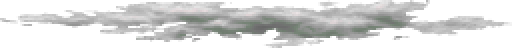
#> input picture godot/assets/textury/skybox/cloud_hi_1.png, 256 x 24 px, given in place of raw.png, which was not available (shown 2 times larger)
$ python night_sky.py
#> lines starting #> are read from the running program, lines starting #| are printed output that depends on the picture; pictures that were not available may be replaced by others from this repository, and a replacement may not be noted
"""The clear night's sky and the moon, from Grok's renders (agent B, 20. 10.).

    python tools/artgen/night_sky.py

  out/sky_night_stars/raw.png (16:9, a starry autumn night, the milky way across it)
      -> godot/assets/textury/skybox/skystars.png, an equirectangular panorama for the
         sky shader (weather_visuals.gd SKY_TEX_NIGHT_CLEAR_PATHS), 640 x 360 of the
         render's own pixels (Grok draws them 4 wide) each drawn 4 x 4 (2560 x 1440, hard
         edges through the shader's linear filter; about the size the other skies' pixels
         are on screen): the render is the upper half of the sky, once as it is and once
         mirrored beside it (so it meets itself at both seams and the milky way rises and
         falls round the sky as a great circle does); the stars are taken out, the sky
         behind brought to 40 colours, and the stars set back as one sharp pixel each (the
         brightest with a cross), the ones in the mirrored half moved along, not mirrored,
         so no star has a twin; below the horizon the horizon's navy, darkening.
  out/sky_dawn/raw.png (16:9, the sky before sunrise, the glow low along the horizon)
      -> godot/assets/textury/skybox/skydawn.png, the same way (no stars to reset: its
         few faint ones are left as they are), the glow strongest in the east where the
         sun comes up (-X, a quarter turn before the panorama's middle; SKY_COORDS u 0.75)
         and the west's horizon cooler and dimmer.
  out/sky_golden, sky_sunset, sky_bluehour/raw.png (the clear evening: gold an hour
      before the sun goes down, just after it, the blue hour)
      -> skybox/skygolden.png, skysunset.png, skybluehour.png, the same way with the glow
         in the west (+X, u 0.25), where the sun goes down.
  out/spr_clouds/raw.png (four ragged clouds in a row on magenta)
      -> skybox/cloud_0..3.png, 64 wide (weather_visuals.gd's drifting clouds): the
         magenta keyed out (process.py), each cut out, scaled by area (its colour weighed
         by how much of each cell is cloud, no pink fringe), the edge hard.
  out/spr_moon/raw.png (the full moon on magenta)
      -> godot/assets/textury/skybox/moon.png, 24 x 24 with alpha (the moon is some 20 of
         the screen's lines across at Build 240p: its pixels about the screen's).
"""
import os
import sys

import numpy as np
from PIL import Image

HERE = os.path.dirname(os.path.abspath(__file__))
OUT = os.path.join(HERE, "out")
SKY = os.path.join(HERE, "..", "..", "godot", "assets", "textury", "skybox")
PX = 4          # the render's pixel
UP = 4          # the panorama's pixel
STAR_KEEP = 0.4 # the share of the render's stars set back, the brightest


def native(a: np.ndarray) -> np.ndarray:
    """The render at its own pixel size: Grok draws pixels four of its pixels wide."""
    h, w = a.shape[0] // PX * PX, a.shape[1] // PX * PX
    return a[:h, :w].reshape(h // PX, PX, w // PX, PX, 3).astype(np.float32).mean(axis=(1, 3))


def box_blur(img: np.ndarray, k: int) -> np.ndarray:
#> called with k = 12
    pad = np.pad(img, ((k, k), (k, k)) + ((0, 0),) * (img.ndim - 2), mode="edge")
    cs = np.pad(pad.cumsum(0).cumsum(1), ((1, 0), (1, 0)) + ((0, 0),) * (img.ndim - 2))
    n = 2 * k + 1
    out = (cs[n:, n:] - cs[:-n, n:] - cs[n:, :-n] + cs[:-n, :-n]) / (n * n)
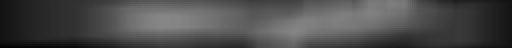
#> out: shape (24, 256) float32 (shown 2 times larger); min 3.46, max 134.8, mean 75.6
    return out[: img.shape[0], : img.shape[1]]


def stars_of(a: np.ndarray) -> list:
    """(x, y, colour, strength) of each star in the render: a bright pixel brighter than
    all round it, well over the sky behind it (the milky way's glow included)."""
    lum = a.astype(np.float32).mean(axis=2)
    bg = box_blur(lum, 12)
    out = []
    h, w = lum.shape
#> h = 24; w = 256
    ys, xs = np.nonzero(lum - bg > 34)
#> ys = 2602 values from 0 to 23; xs = 2602 values, max 255 at index 1718, min 0 at index 1162, mean 128.4
    for y, x in zip(ys, xs):
        if x < 2 or x >= w - 2 or y < 2 or y >= h - 2:
            continue
        v = lum[y, x]
        win = lum[y - 2: y + 3, x - 2: x + 3]
        if v < win.max():
            continue
        # A star's flat top of equal pixels: its first pixel only.
        if lum[y, x - 1] == v or lum[y - 1, x] == v or lum[y - 1, x - 1] == v or lum[y - 1, x + 1] == v:
            continue
        out.append((x, y, a[y, x].astype(np.float32), float(v - bg[y, x])))
#> this loop made 2602 passes
#> (y, x) on passes 1 to 3: (0, 163), (0, 164), (0, 189)
#> after the loop, out = 94 items, first 6: (111, 2, [223, 223, 223], 135.4), (159, 2, [223, 223, 223], 129.1), (188, 2, [228, 228, 228], 104.2), (59, 3, [217, 217, 217], 130.4), (62, 3, [225, 225, 225], 131.1), (76, 3, [219, 219, 219], 110.9)
    return out


def build_sky() -> None:
    raw = np.asarray(Image.open(os.path.join(OUT, "sky_night_stars", "raw.png")).convert("RGB"))
    found = stars_of(raw)
#> found has the same summary as out in stars_of
    # A cross on the brightest one in a hundred (the render's own few sparkles).
    big = float(np.percentile([st[3] for st in found], 99))
#> big = 195.5
    # Only the brighter ones go back (all of them were too many: the user 20. 10.); the
    # dimmer ones are taken out with the rest and not set back.
    keep = float(np.percentile([st[3] for st in found], 100.0 * (1.0 - STAR_KEEP)))
#> keep = 128.9
    stars = [st for st in found if st[3] >= keep]
#> stars = 38 items, first 6: (111, 2, [223, 223, 223], 135.4), (159, 2, [223, 223, 223], 129.1), (59, 3, [217, 217, 217], 130.4), (62, 3, [225, 225, 225], 131.1), (125, 3, [239, 239, 239], 161.1), (131, 3, [222, 222, 222], 143.8)
    print("stars found:", len(found), "kept", len(stars), "cross over", round(big))
#| stars found: 94 kept 38 cross over 195
    # The sky without its stars, at the render's own pixel size.
    clean = raw.astype(np.float32).copy()
    blur = box_blur(clean, 6)
#> call 2 of box_blur, with k = 6
#> in box_blur (call 2), `pad = np.pad(img, ((k, k), (k, k)) + ((0, 0),) * (img.ndim - 2), mode=..`:
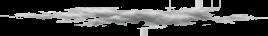
#> pad: shape (36, 268, 3) float32; mean R, G, B 61.4, 61.8, 61.4
#> in box_blur (call 2), `cs = np.pad(pad.cumsum(0).cumsum(1), ((1, 0), (1, 0)) + ((0, 0),) * (i..`:
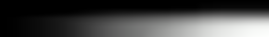
#> cs: shape (37, 269, 3) float32; mean R, G, B 157334.6, 157967, 157144.6; drawn with min black and max white
#> in box_blur (call 2), `out = (cs[n:, n:] - cs[:-n, n:] - cs[n:, :-n] + cs[:-n, :-n]) / (n * n)`:
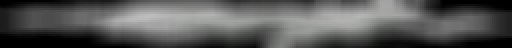
#> out: shape (24, 256, 3) float32 (shown 2 times larger); mean R, G, B 86.6, 87.2, 86.5
    for x, y, _c, _s in found:
        y0, y1, x0, x1 = max(y - 4, 0), min(y + 5, raw.shape[0]), max(x - 4, 0), min(x + 5, raw.shape[1])
        clean[y0:y1, x0:x1] = blur[y0:y1, x0:x1]
#> this loop made 94 passes
#> (x, y, _c, _s, y0, y1, x0, x1) on passes 1 to 12: (111, 2, [223, 223, 223], 135.4, 0, 7, 107, 116), (159, 2, [223, 223, 223], 129.1, 0, 7, 155, 164), (188, 2, [228, 228, 228], 104.2, 0, 7, 184, 193), (59, 3, [217, 217, 217], 130.4, 0, 8, 55, 64), (62, 3, [225, 225, 225], 131.1, 0, 8, 58, 67), (76, 3, [219, 219, 219], 110.9, 0, 8, 72, 81), (80, 3, [227, 227, 227], 118.4, 0, 8, 76, 85), (89, 3, [228, 228, 228], 123, 0, 8, 85, 94), (97, 3, [228, 228, 228], 123.2, 0, 8, 93, 102), (125, 3, [239, 239, 239], 161.1, 0, 8, 121, 130), (131, 3, [222, 222, 222], 143.8, 0, 8, 127, 136), (136, 3, [213, 213, 213], 133.6, 0, 8, 132, 141)
    sky = native(clean)                              # 320 x 180: the upper half of the sky
    nh, nw = sky.shape[:2]
#> nh = 6; nw = 64
    pano = np.zeros((nh * 2, nw * 2, 3), np.float32)
    pano[:nh, :nw] = sky
    pano[:nh, nw:] = sky[:, ::-1]
    # Below the horizon: the horizon's navy (its last rows, smoothed along), darkening.
    horizon = box_blur(pano[nh - 6: nh].mean(axis=0, keepdims=True).repeat(9, 0), 4)[4]
    for y in range(nh, nh * 2):
        pano[y] = horizon * (1.0 - 0.45 * (y - nh) / nh)
    # A limited palette for the sky behind (it is all dark blues).
    pal = Image.fromarray(pano.clip(0, 255).astype(np.uint8)).quantize(colors=40, method=Image.MEDIANCUT, dither=Image.NONE)
    pano = np.asarray(pal.convert("RGB")).astype(np.float32)
    # The stars, one pixel each at their own brightness; the second half's moved half a
    # render along, not mirrored (a star mirrored beside itself makes twins).
    for half in (0, 1):
        for x, y, col, strength in stars:
            nx = (x // PX if half == 0 else ((x // PX) + nw // 2) % nw) + half * nw
            ny = y // PX
            if ny >= nh:
                continue
            c = np.minimum(col, 255)
            pano[ny, nx] = np.maximum(pano[ny, nx], c)
            # The brightest few: a cross of four dimmer pixels round them.
            if strength >= big:
                for dx, dy in ((1, 0), (-1, 0), (0, 1), (0, -1)):
                    jx, jy = (nx + dx) % (nw * 2), ny + dy
                    if 0 <= jy < nh:
                        pano[jy, jx] = np.maximum(pano[jy, jx], c * 0.45)
    img = Image.fromarray(pano.clip(0, 255).astype(np.uint8))
    # Each pixel UP x UP: hard edges through the sky shader's linear filter.
    img = img.resize((nw * 2 * UP, nh * 2 * UP), Image.NEAREST)
    dst = os.path.join(SKY, "skystars.png")
    img.save(dst, optimize=True)
    print("->", dst, img.size, os.path.getsize(dst) // 1024, "KB")
#| -> tools/artgen/../../godot/assets/textury/skybox/skystars.png (512, 48) 2 KB


def build_dawn() -> None:
    build_glow_sky("sky_dawn", "skydawn.png", 0.75)


# The evening skies: the glow in the west, where the sun goes down (+X, u 0.25).
EVENING = {"golden": ("sky_golden", "skygolden.png"), "sunset": ("sky_sunset", "skysunset.png"),
           "bluehour": ("sky_bluehour", "skybluehour.png")}


def build_glow_sky(art_id: str, name: str, glow_u: float) -> None:
    """A sky with a glow on one side: the render once as it is and once mirrored, the side
    away from the glow greyed and dimmed toward the horizon."""
#> called with art_id = 'sky_dawn', name = 'skydawn.png', glow_u = 0.75
    raw = np.asarray(Image.open(os.path.join(OUT, art_id, "raw.png")).convert("RGB")).astype(np.float32)
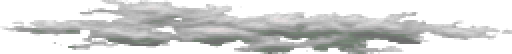
#> input picture godot/assets/textury/skybox/cloud_hi_3.png, 256 x 27 px, given in place of raw.png, which was not available (shown 2 times larger)
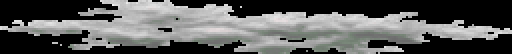
#> raw: shape (27, 256, 3) float32 (shown 2 times larger); mean R, G, B 90.1, 90.9, 90.1
    sky = native(raw)                                # 320 x 180: the upper half
    nh, nw = sky.shape[:2]
#> nh = 6; nw = 64
    pano = np.zeros((nh * 2, nw * 2, 3), np.float32)
    pano[:nh, :nw] = sky
    pano[:nh, nw:] = sky[:, ::-1]
    # East glows, west is the cold side: the same sky greyed and dimmed, more so lower down.
    u = (np.arange(nw * 2) + 0.5) / (nw * 2)
#> u = 128 values from 0.00391 to 0.996
    east = 0.5 + 0.5 * np.cos(2.0 * np.pi * (u - glow_u))
    lum = pano[:nh].mean(axis=2, keepdims=True)
    cold = lum * np.array([0.78, 0.82, 0.98]) * 0.85
    low = np.linspace(0.0, 1.0, nh)[:, None, None] ** 1.5
#> low = [0, 0.0894, 0.253, 0.465, 0.716, 1]
    west_mix = (1.0 - east)[None, :, None] * 0.75 * low
    pano[:nh] = pano[:nh] * (1.0 - west_mix) + cold * west_mix
    # Below the horizon: the horizon's colour all round, darkening (by the column it made
    # curved bands of the palette's steps).
    horizon = pano[nh - 4: nh].mean(axis=(0, 1))
    for y in range(nh, nh * 2):
        pano[y] = horizon * (1.0 - 0.5 * (y - nh) / nh)
    img = Image.fromarray(pano.clip(0, 255).astype(np.uint8))
    img = img.quantize(colors=96, method=Image.MEDIANCUT, dither=Image.NONE).convert("RGB")
    img = img.resize((nw * 2 * UP, nh * 2 * UP), Image.NEAREST)
    dst = os.path.join(SKY, name)
    img.save(dst, optimize=True)
    print("->", dst, img.size, os.path.getsize(dst) // 1024, "KB")
#| -> tools/artgen/../../godot/assets/textury/skybox/skydawn.png (512, 48) 2 KB


# [68 lines left out: functions build_clouds, build_moon, not called in this run]


if __name__ == "__main__":
    what = sys.argv[1:] or ["sky", "dawn", "moon"] + list(EVENING)
    if "sky" in what:
        build_sky()
    if "dawn" in what:
        build_dawn()
    if "clouds" in what:
        build_clouds()
    for k, (art_id, name) in EVENING.items():
        if k in what:
            build_glow_sky(art_id, name, 0.25)
#> call 2 of build_glow_sky, with art_id = 'sky_golden', name = 'skygolden.png', glow_u = 0.25
#> in build_glow_sky (call 2), `img = img.resize((nw * 2 * UP, nh * 2 * UP), Image.NEAREST)`:
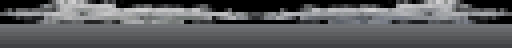
#> img: PIL image 512x48 RGB; mean R, G, B 89.9, 91, 92.9
#| -> tools/artgen/../../godot/assets/textury/skybox/skygolden.png (512, 48) 2 KB
#> (the run stopped early here; a loop or call above may not have finished)
